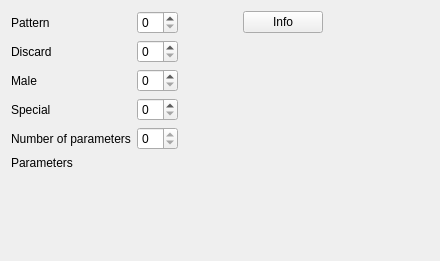
            <widget class="QWidget" name="tab_selex_size">
             <attribute name="title">
              <string>Size</string>
             </attribute>
             <layout class="QVBoxLayout" name="verticalLayout_11">
              <item>
               <layout class="QGridLayout" name="selex_size">
                <item row="0" column="1">
                 <widget class="QSpinBox" name="spinBox_selex_size_pattern">
                  <property name="prefix">
                   <string/>
                  </property>
                  <property name="maximum">
                   <number>34</number>
                  </property>
                 </widget>
                </item>
                <item row="1" column="0">
                 <widget class="QLabel" name="label_selex_size_discard">
                  <property name="text">
                   <string>Discard</string>
                  </property>
                 </widget>
                </item>
                <item row="3" column="0">
                 <widget class="QLabel" name="label_selex_size_special">
                  <property name="text">
                   <string>Special</string>
                  </property>
                 </widget>
                </item>
                <item row="1" column="1">
                 <widget class="QSpinBox" name="spinBox_selex_size_discard"/>
                </item>
                <item row="2" column="0">
                 <widget class="QLabel" name="label_selex_size_male">
                  <property name="text">
                   <string>Male</string>
                  </property>
                 </widget>
                </item>
                <item row="2" column="1">
                 <widget class="QSpinBox" name="spinBox_selex_size_male"/>
                </item>
                <item row="3" column="1">
                 <widget class="QSpinBox" name="spinBox_selex_size_special"/>
                </item>
                <item row="4" column="0">
                 <widget class="QLabel" name="label_selex_size_num_params">
                  <property name="text">
                   <string>Number of parameters</string>
                  </property>
                 </widget>
                </item>
                <item row="4" column="1">
                 <widget class="QSpinBox" name="spinBox_selex_size_num_params">
                  <property name="readOnly">
                   <bool>true</bool>
                  </property>
                  <property name="prefix">
                   <string/>
                  </property>
                 </widget>
                </item>
                <item row="6" column="0">
                 <spacer name="verticalSpacer_5">
                  <property name="orientation">
                   <enum>Qt::Vertical</enum>
                  </property>
                  <property name="sizeHint" stdset="0">
                   <size>
                    <width>20</width>
                    <height>40</height>
                   </size>
                  </property>
                 </spacer>
                </item>
                <item row="0" column="4">
                 <widget class="QPushButton" name="pushButton_selex_size_pattern_info">
                  <property name="text">
                   <string>Info</string>
                  </property>
                 </widget>
                </item>
                <item row="0" column="0">
                 <widget class="QLabel" name="label_selex_size_pattern">
                  <property name="text">
                   <string>Pattern</string>
                  </property>
                 </widget>
                </item>
                <item row="5" column="0">
                 <widget class="QLabel" name="label_selex_size_params">
                  <property name="text">
                   <string>Parameters</string>
                  </property>
                 </widget>
                </item>
                <item row="5" column="1" rowspan="2" colspan="5">
                 <layout class="QVBoxLayout" name="verticalLayout_selex_size_params"/>
                </item>
                <item row="0" column="3">
                 <spacer name="horizontalSpacer_23">
                  <property name="orientation">
                   <enum>Qt::Horizontal</enum>
                  </property>
                  <property name="sizeHint" stdset="0">
                   <size>
                    <width>40</width>
                    <height>20</height>
                   </size>
                  </property>
                 </spacer>
                </item>
                <item row="0" column="2">
                 <widget class="QLabel" name="label_selex_size_pattern_info">
                  <property name="text">
                   <string/>
                  </property>
                 </widget>
                </item>
                <item row="0" column="5">
                 <spacer name="horizontalSpacer_20">
                  <property name="orientation">
                   <enum>Qt::Horizontal</enum>
                  </property>
                  <property name="sizeType">
                   <enum>QSizePolicy::Fixed</enum>
                  </property>
                  <property name="sizeHint" stdset="0">
                   <size>
                    <width>100</width>
                    <height>20</height>
                   </size>
                  </property>
                 </spacer>
                </item>
               </layout>
              </item>
              <item>
               <spacer name="verticalSpacer_2">
                <property name="orientation">
                 <enum>Qt::Vertical</enum>
                </property>
                <property name="sizeHint" stdset="0">
                 <size>
                  <width>20</width>
                  <height>40</height>
                 </size>
                </property>
               </spacer>
              </item>
             </layout>
            </widget>
